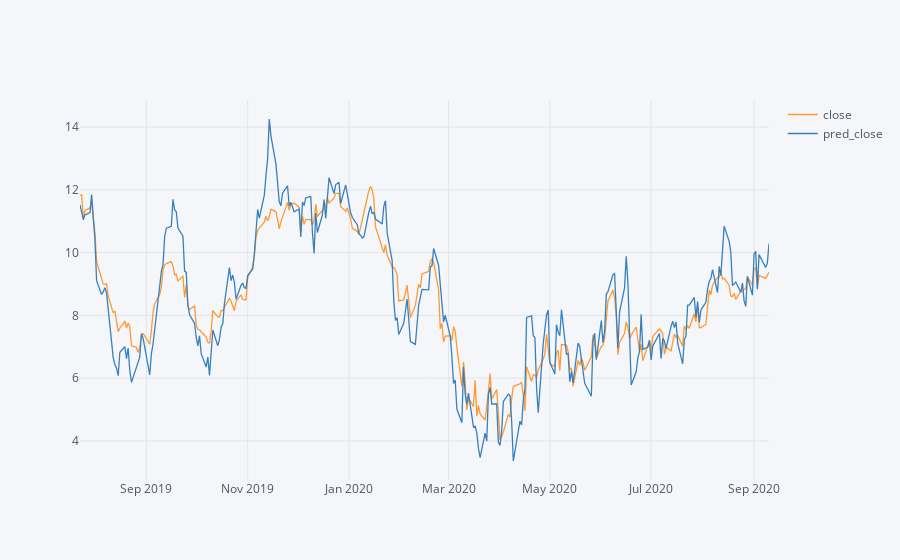

The notebook cell this image was saved under:
### Code cell
df4[['close', 'pred_close']].iplot()

### Figure 1 — Plotly figure (JSON) as saved in the notebook; plotly's stock layout.template omitted (floating-point values rounded to 4 significant figures; data arrays with more than 128 entries replaced by an {"elided": "..."} marker saying what was removed)
{"data": [{"line": {"color": "rgba(255, 153, 51, 1.0)", "dash": "solid", "shape": "linear", "width": 1.3}, "mode": "lines", "name": "close", "text": "", "type": "scatter", "x": {"elided": "288 str values"}, "y": {"elided": "288 float values"}}, {"line": {"color": "rgba(55, 128, 191, 1.0)", "dash": "solid", "shape": "linear", "width": 1.3}, "mode": "lines", "name": "pred_close", "text": "", "type": "scatter", "x": {"elided": "288 str values"}, "y": {"elided": "288 float values"}}], "layout": {"autosize": true, "legend": {"bgcolor": "#F5F6F9", "font": {"color": "#4D5663"}}, "paper_bgcolor": "#F5F6F9", "plot_bgcolor": "#F5F6F9", "title": {"font": {"color": "#4D5663"}}, "xaxis": {"autorange": true, "gridcolor": "#E1E5ED", "range": ["2019-07-23", "2020-09-10"], "showgrid": true, "tickfont": {"color": "#4D5663"}, "title": {"font": {"color": "#4D5663"}, "text": ""}, "type": "date", "zerolinecolor": "#E1E5ED"}, "yaxis": {"autorange": true, "gridcolor": "#E1E5ED", "range": [2.755, 14.86], "showgrid": true, "tickfont": {"color": "#4D5663"}, "title": {"font": {"color": "#4D5663"}, "text": ""}, "type": "linear", "zerolinecolor": "#E1E5ED"}}}
